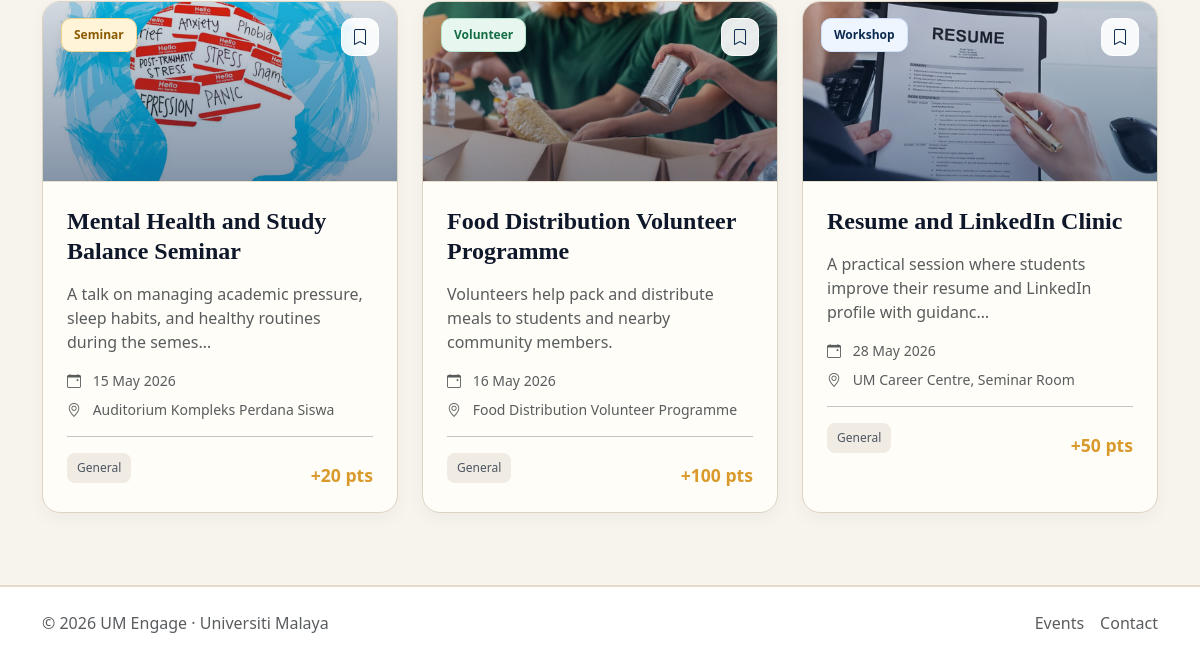
The app's page / (lower part), older data.
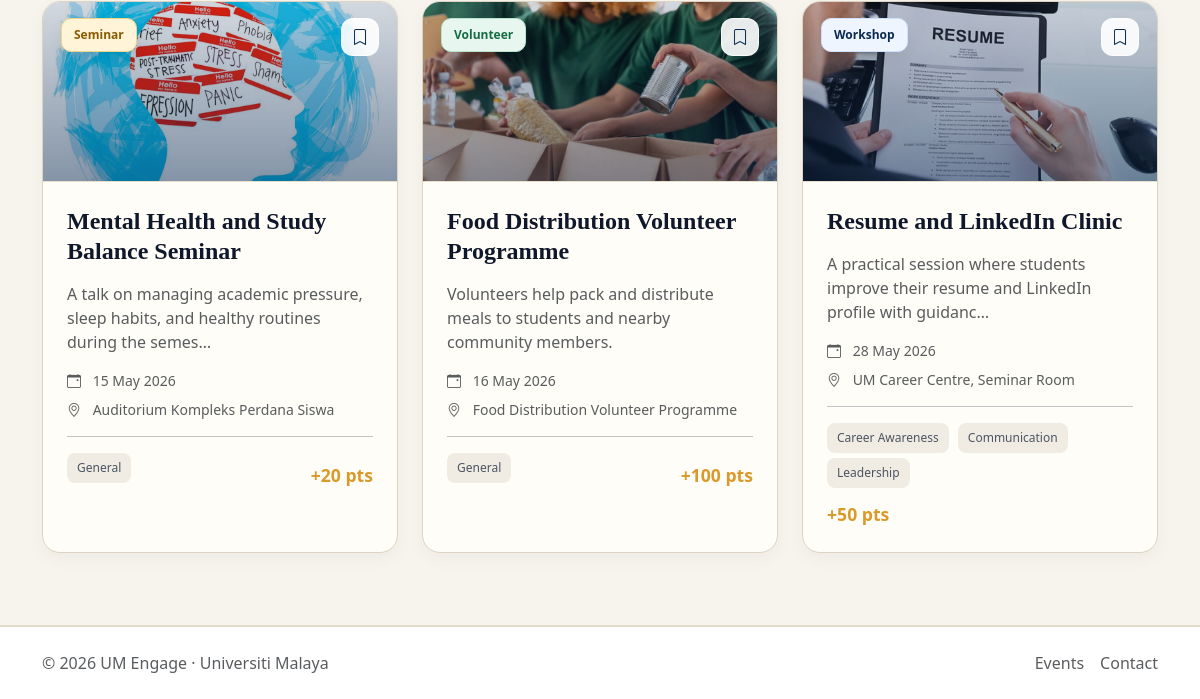
The same page, newer data.
### core/models.py (models this page shows, shortened)
class Event(models.Model):
    APPROVAL_CHOICES = [
        ('Pending', 'Pending'),
        ('Approved', 'Approved'),
        ('Rejected', 'Rejected'),
    ]
    event_organizer = models.ForeignKey(User, on_delete=models.CASCADE, related_name='events')
    event_title = models.CharField(max_length=200)
    event_description = models.TextField()
    event_date = models.DateField()
    event_location = models.CharField(max_length=255)
    event_approval_status = models.CharField(
        max_length=20,
        choices=APPROVAL_CHOICES,
        default='Pending'
    )
    event_created_at = models.DateTimeField(auto_now_add=True)
    event_image = models.ImageField(upload_to='event_images/', blank=True, null=True)
    points_awarded = models.IntegerField(default=0)
    skill_tags = models.ManyToManyField('core.SkillTag', blank=True, related_name='events')
    event_capacity = models.PositiveIntegerField(
        default=0,
        help_text="Maximum number of attendees allowed"
    )
    event_category = models.CharField(max_length=100, default='General')
    @property
    def skill_list(self):
        if not self.skill_tags:
            return []
        if hasattr(self.skill_tags, 'all'):
            return [tag.name for tag in self.skill_tags.all()]
        return [skill.strip() for skill in self.skill_tags.split(',') if skill.strip()]

class SkillTag(models.Model):
    name = models.CharField(max_length=100, unique=True)
    class Meta:
        ordering = ['name']

### event_discovery/views.py (the view)
# urls.py: 2. Add a URL to urlpatterns:  path('', views.home, name='home')
def home(request):
    featured_events = Event.objects.filter(
        event_approval_status='Approved'
    ).order_by('event_date')[:3]
    featured_events = attach_application_status(request, featured_events)
    context = {
        'featured_events': featured_events,
    }
    return render(request, 'event_discovery/home.html', context)

### event_discovery/views.py (called while the page is built, shortened)
def attach_application_status(request, events):
    events = list(events)
    for event in events:
        event.user_application_status = None
        event.is_saved = False
    return events

### event_discovery/templates/event_discovery/home.html (shortened to what the changed rows need)
{% extends "event_discovery/public_base.html" %}
{% load static %}
{% block content %}
<section class="section-soft py-5" id="featured-events">
    <div class="container py-4">
        <div class="row g-4">
            {% for event in featured_events %}
            <div class="col-md-4">
                <div class="event-card overflow-hidden position-relative">
                    <div class="event-card-image-wrapper">
                        {% if event.event_image %}
                            <div class="event-card-image"
                                 style="background-image: url('{{ event.event_image.url }}');"></div>
                        {% else %}
                            <div class="event-card-image"
                                 style="background-image: url('{{ banner1 }}');"></div>
                        {% endif %}
                        <div class="event-card-image-overlay"></div>
                        <div class="event-card-top-content">
                            <div class="d-flex justify-content-between align-items-start">
                                <span class="category-badge category-{{ event.event_category|lower }}">
                                    {{ event.event_category }}
                                </span>
                                {% if request.user.is_authenticated and request.user.profile.role == 'Student' %}
                                <form method="POST"
                                    action="{% url 'event_discovery:toggle_saved_event' event.id %}"
                                    class="save-event-form">
                                    {% csrf_token %}
                                    <input type="hidden" name="next" value="{{ request.get_full_path }}#featured-events">
                                    <button type="submit"
                                            class="save-event-btn {% if event.is_saved %}saved{% endif %}"
                                            title="{% if event.is_saved %}Remove from saved events{% else %}Save event{% endif %}">
                                        {% if event.is_saved %}
                                            <i class="bi bi-bookmark-fill"></i>
                                        {% else %}
                                            <i class="bi bi-bookmark"></i>
                                        {% endif %}
                                    </button>
                                </form>
                            {% else %}
                                <a href="{% url 'accounts:login' %}" class="save-event-btn" title="Login to save event">
                                    <i class="bi bi-bookmark"></i>
                                </a>
                            {% endif %}
                            </div>
                        </div>
                    </div>
                    <div class="p-4">
                        <h4 class="fw-bold mb-3 event-card-title">
                            {{ event.event_title }}
                        </h4>
                        <p class="text-muted mb-3">
                            {{ event.event_description|truncatechars:90 }}
                        </p>
                        <div class="small text-muted mb-2">
                            <i class="bi bi-calendar-event me-2"></i>
                            {{ event.event_date|date:"d M Y" }}
                        </div>
                        <div class="small text-muted mb-3">
                            <i class="bi bi-geo-alt me-2"></i>
                            {{ event.event_location }}
                        </div>
                        <hr>
                        <div class="d-flex justify-content-between align-items-end flex-wrap gap-2">
                            <div>
                                {% for skill in event.skill_list|slice:":3" %}
                                    <span class="skill-pill">{{ skill }}</span>
                                {% empty %}
                                    <span class="skill-pill">General</span>
                                {% endfor %}
                            </div>
                            <span class="fw-bold points-text">
                                +{{ event.points_awarded }} pts
                            </span>
                        </div>
                    </div>
                </div>
            </div>
            {% endfor %}
        </div>
    </div>
</section>
{% endblock %}

Row changes from the older to the newer data that the page shows:
shown differently, row unchanged: Event "Resume and LinkedIn Clinic": no longer shows "General"
added SkillTag: skill_list "Career Awareness"
added SkillTag: skill_list "Communication"
added SkillTag: skill_list "Leadership"
